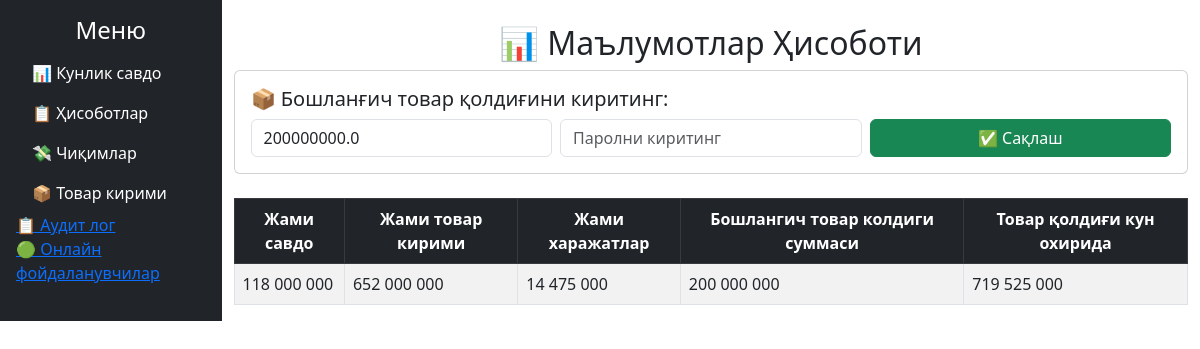
The page /hisobotlar on the database its author committed.
### tables this page shows
CREATE TABLE hisobot (
    id INTEGER PRIMARY KEY AUTOINCREMENT,
    sana TEXT NOT NULL,
    jami_savdo REAL DEFAULT 0,
    jami_tovar_kirimi REAL DEFAULT 0,
    jami_harajatlar REAL DEFAULT 0,
    tovar_qoldigi_boshida REAL DEFAULT 0,
    tovar_qoldigi_oxirida REAL DEFAULT 0
, old_balance REAL DEFAULT 0);

### routes.py (the view, shortened to what this page needs)
@bp.route("/hisobotlar")
def hisobot_page():
    conn = get_db_connection()
    initial_balance_row = conn.execute(
        "SELECT tovar_qoldigi_boshida FROM hisobot ORDER BY id ASC LIMIT 1"
    ).fetchone()
    tovar_qoldigi_boshida = (
        initial_balance_row["tovar_qoldigi_boshida"] if initial_balance_row else 0
    )
    sales_total = conn.execute(
        "SELECT SUM(jami_tushum) AS jami_savdo FROM sales"
    ).fetchone()["jami_savdo"] or 0
    income_total = conn.execute(
        "SELECT SUM(summa_roznichn) AS jami_tovar_kirimi FROM product_income"
    ).fetchone()["jami_tovar_kirimi"] or 0
    expenses_total = conn.execute(
        "SELECT SUM(miqdor) AS jami_harajatlar FROM expenses"
    ).fetchone()["jami_harajatlar"] or 0
    tovar_qoldigi_oxirida = (
        tovar_qoldigi_boshida + income_total - sales_total - expenses_total
    )
    bugun = datetime.now().strftime("%Y-%m-%d")
    existing_hisobot = conn.execute(
        "SELECT id FROM hisobot WHERE sana = ?", (bugun,)
    ).fetchone()
    if existing_hisobot:
        conn.execute(
            """
            UPDATE hisobot SET
            jami_savdo = ?,
            jami_tovar_kirimi = ?,
            jami_harajatlar = ?,
            tovar_qoldigi_boshida = ?,
            tovar_qoldigi_oxirida = ?
            WHERE id = ?
            """,
            (
                sales_total,
                income_total,
                expenses_total,
                tovar_qoldigi_boshida,
                tovar_qoldigi_oxirida,
                existing_hisobot["id"],
            ),
        )
    conn.commit()
    hisobotlar = conn.execute(
        "SELECT * FROM hisobot ORDER BY id DESC LIMIT 1"
    ).fetchall()
    latest_balance_row = conn.execute(
        "SELECT tovar_qoldigi_boshida FROM hisobot ORDER BY id DESC LIMIT 1"
    ).fetchone()
    tovar_qoldigi_boshida = (
        latest_balance_row["tovar_qoldigi_boshida"] if latest_balance_row else 0
    )
    conn.close()
    return render_template("hisobot.html", hisobotlar=hisobotlar, tovar_qoldigi_boshida=tovar_qoldigi_boshida)

### app.py (called while the page is built)
@app.before_request
def update_user_activity():
    if "user_id" in session and "username" in session:
        conn = get_db_connection()
        conn.execute("""
            INSERT OR REPLACE INTO users_online (user_id, username, last_active)
            VALUES (?, ?, ?)
        """, (session["user_id"], session["username"], datetime.now()))
        conn.commit()
        conn.close()

@app.before_request
def update_user_online():
    if "user_id" in session:
        conn = get_db_connection()
        conn.execute("""
            INSERT OR REPLACE INTO users_online (user_id, username, last_active)
            VALUES (?, ?, ?)
        """, (session["user_id"], session["username"], datetime.now()))
        conn.commit()
        conn.close()

### database.py (called while the page is built)
def get_db_connection():
    conn = sqlite3.connect(DATABASE)
    conn.row_factory = sqlite3.Row  # JSON formatda natija qaytarish uchun
    return conn

### templates/hisobot.html (shortened to what this page needs)
<!DOCTYPE html>
<html lang="uz">
<head>
    <link rel="stylesheet" href="https://cdn.jsdelivr.net/npm/bootstrap@5.3.0/dist/css/bootstrap.min.css">
</head>
<body>
    <div class="d-flex">
        <div class="sidebar bg-dark text-white p-3">
            <h4 class="text-center">Меню</h4>
            <ul class="nav flex-column">
                <li class="nav-item"><a href="/" class="nav-link text-white">📊 Кунлик савдо</a></li>
                <li class="nav-item"><a href="/hisobotlar" class="nav-link text-white">📋 Ҳисоботлар</a></li>
                <li class="nav-item"><a href="/expenses" class="nav-link text-white">💸 Чиқимлар</a></li>
                <li class="nav-item"><a href="/product_income" class="nav-link text-white">📦 Товар кирими</a></li>
                <li><a href="/audit_log">📋 Аудит лог</a></li>
                <li><a href="{{ url_for('routes.users_online_view') }}">🟢 Онлайн фойдаланувчилар</a></li>
            </ul>
        </div>
    <div class="container mt-4">
        <h2 class="text-center">📊 Маълумотлар Ҳисоботи</h2>
        <div class="card p-3 mb-4">
            <h5>📦 Бошланғич товар қолдиғини киритинг:</h5>
            <form method="POST" action="{{ url_for('routes.update_tovar_qoldigi') }}" class="row g-2">
                <div class="col-md-4">
                    <input type="text" name="tovar_qoldigi_boshida" class="form-control"
                           placeholder="Масалан: 1000000" value="{{ tovar_qoldigi_boshida }}" required>
                </div>
                <div class="col-md-4">
                    <input type="password" name="admin_password" class="form-control"
                           placeholder="Паролни киритинг" required>
                </div>
                <div class="col-md-4">
                    <button type="submit" class="btn btn-success w-100">✅ Сақлаш</button>
                </div>
            </form>
        </div>
        <table class="table table-bordered table-striped mt-3">
            <thead class="table-dark text-center">
                <tr>
                    <th>Жами савдо</th>
                    <th>Жами товар кирими</th>
                    <th>Жами харажатлар</th>
                    <th>Бошлангич товар колдиги суммаси</th>
                    <th>Товар қолдиғи кун охирида</th>
                </tr>
            </thead>
            <tbody>
                {% set row = hisobotlar[0] %}
                <tr>
                    <td>{{ "{:,.0f}".format(row.jami_savdo).replace(",", " ") }}</td>
                    <td>{{ "{:,.0f}".format(row.jami_tovar_kirimi).replace(",", " ") }}</td>
                    <td>{{ "{:,.0f}".format(row.jami_harajatlar).replace(",", " ") }}</td>
                    <td>{{ "{:,.0f}".format(tovar_qoldigi_boshida).replace(",", " ") }}</td>
                    <td>{{ "{:,.0f}".format(row.tovar_qoldigi_oxirida).replace(",", " ") }}</td>
                </tr>
            </tbody>
        </table>
    </div>
</body>
</html>

### rows shown on the page
hisobot: tovar_qoldigi_boshida "200000000.0", jami_savdo "118 000 000", jami_tovar_kirimi "652 000 000", jami_harajatlar "14 475 000", tovar_qoldigi_boshida "200 000 000", tovar_qoldigi_oxirida "719 525 000"
